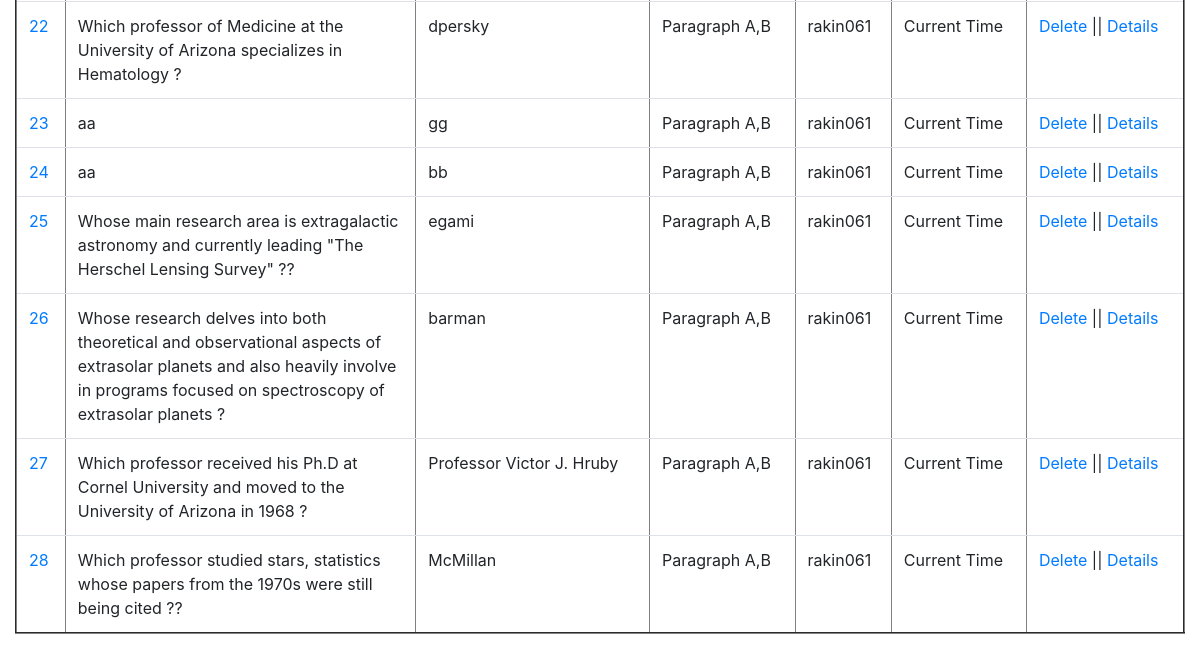
The app's page /elements/ (signed in, lower part), older data.
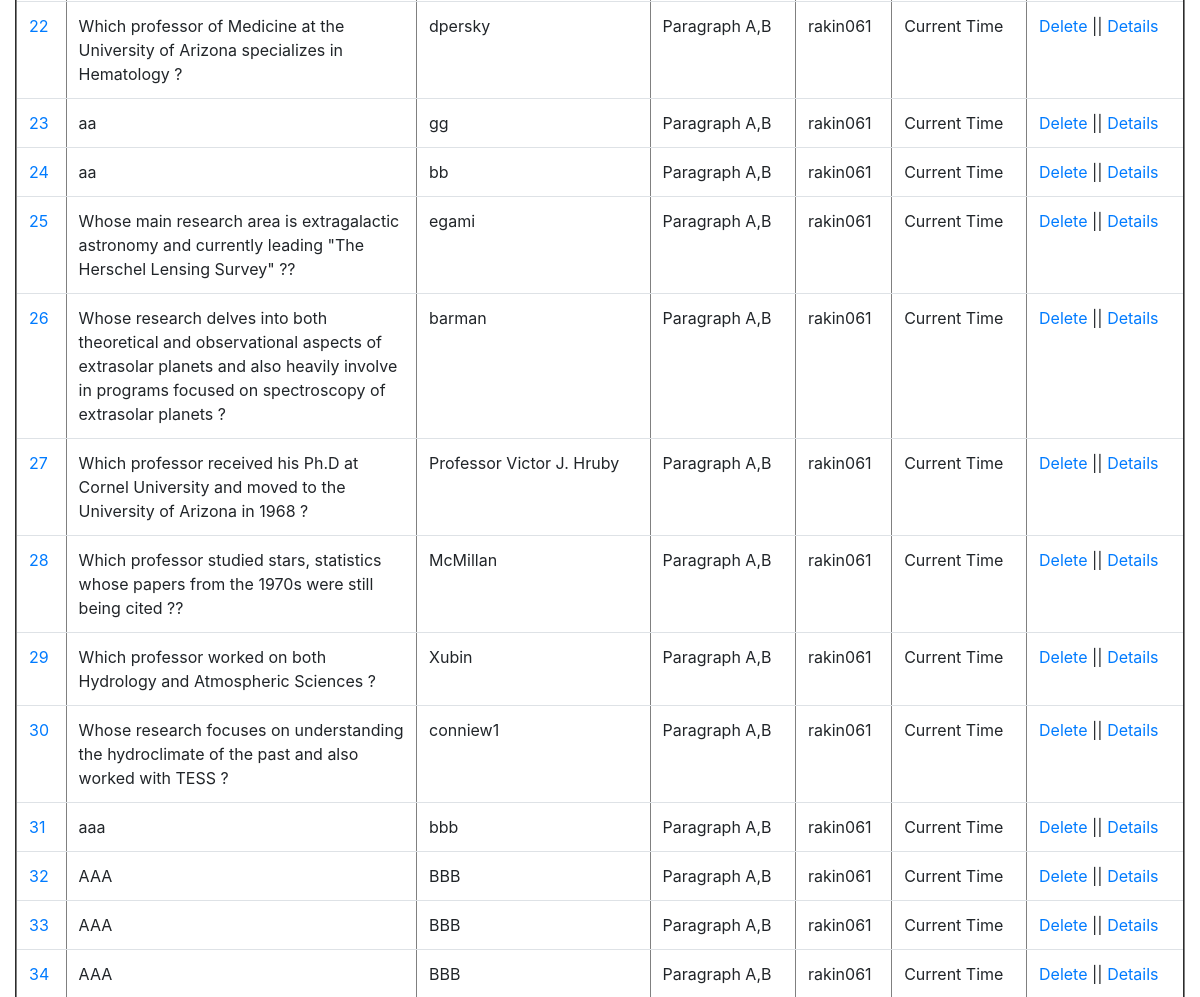
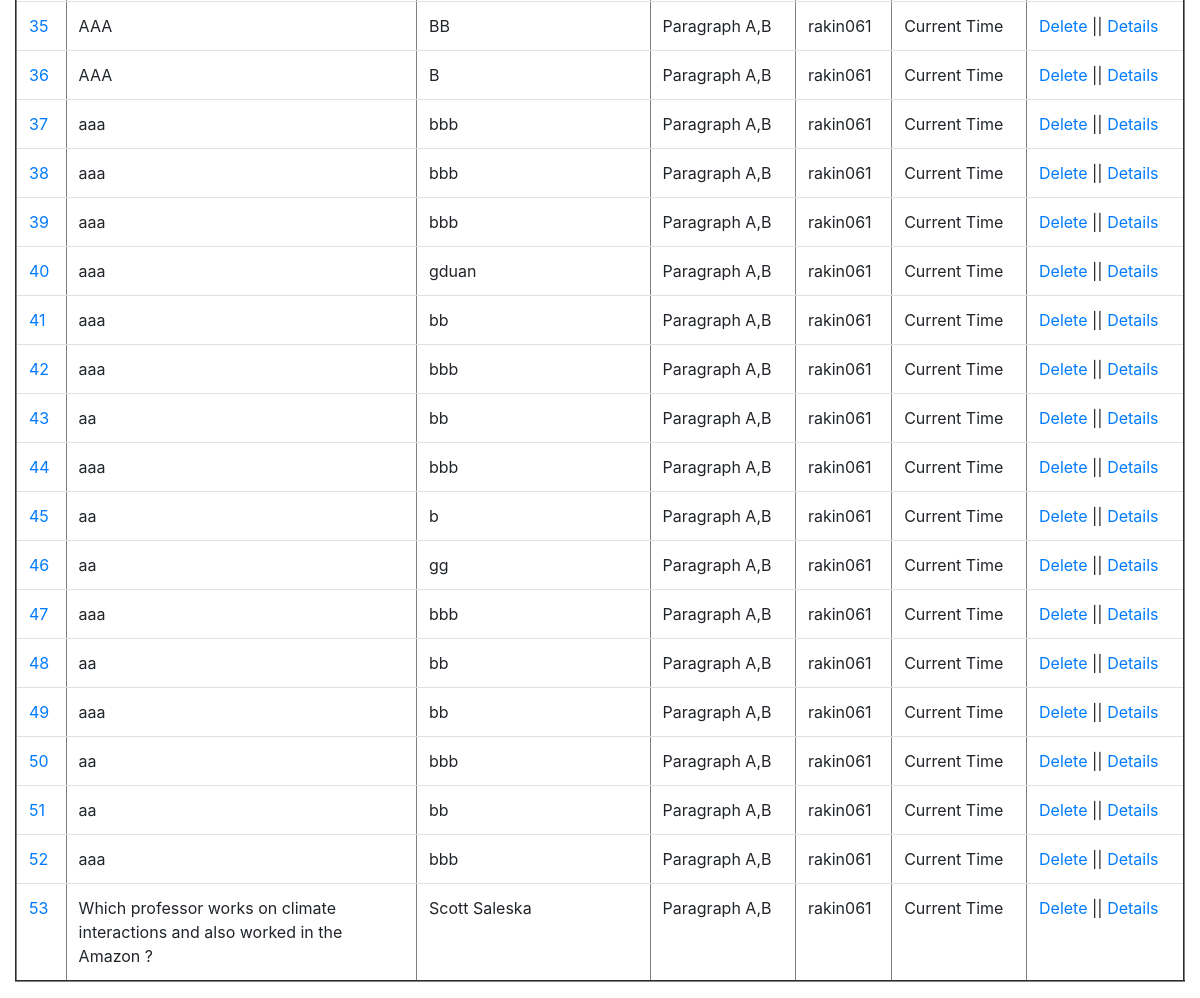
The same page, newer data (2 pictures, top to bottom).
### qa_interface/models.py (models this page shows)
class QA_Interface(models.Model):
	source_id=models.CharField(max_length=30,blank=False,null=False) # max_length = required
	title_A=models.CharField(blank=False, null=False,max_length=35)
	par_A=models.TextField(blank=False, null=False)
	title_B=models.CharField(blank=False, null=False,max_length=35)
	par_B=models.TextField(blank=False, null=False)
	question=models.TextField(blank=False, null=False, max_length=1000,help_text=' &nbsp; <button type="button" class="btn btn-danger btn-sm align-top" data-bs-container="body" '
																					  'data-bs-toggle="popover" data-bs-placement="right" data-bs-html="true"  '
																					  'data-bs-content=" Multi-hop questions require systems to aggregate information between '
																				      'multiple contexts, the ability of a system to reason over multiple sources of '
																				      'data such as paragraphs to output desired answer. Here, the system has to reason with information taken from more than one document '
																				      '(i.e. Parapgaphs) to arrive at the final answer. <br> <br> <b> Example: </b> What is the population of the capital city of Bangladesh ? '
																				      '<br> <b>Answer: </b> 40 Millions !!'
																				 	  '<br> <b>Reasoning:</b> Capital City of Bangladesh ---> Dhaka ---> Population: 40 Millions. '
																				      '<br> <br> Click <a href='' https://hotpotqa.github.io/ '' '
																				      'target=''_blank'' > here </a> to see further details of multihop questions ! "> ? </button>')
	answer=models.TextField(blank=False, null=False, max_length=100)
	question_type_choices= [('Bridge_entity', 'Bridge'),('Comparison', 'Comparison'),('Intersection', 'Intersection'),('Commonsense_reasoning', 'Commonsense')]
	question_type=models.CharField(max_length=22, choices=question_type_choices, default='Bridge_entity',help_text=' &nbsp; <button type="button" class="btn btn-danger btn-sm align-top" data-bs-container="body" '
																					  'data-bs-toggle="popover" data-bs-placement="right" data-bs-html="true"  '
																					  'data-bs-content=" Types of multi hop question you entered. Click <a href='' https://github.com/UA-KMAP/KMAP-QA/blob/main/qa_interface/templates/images/MHQA.png '' '
																				      'target=''_blank''> here </a> to see details of different types of multi hop question. "> ? </button>')
	level_choices=[('Hard','Hard'),('Medium','Medium'),('Easy','Easy')]
	level=models.CharField(max_length=6, choices=level_choices, default='Easy', help_text=' &nbsp; <button type="button" class="btn btn-danger btn-sm align-top" data-bs-container="body" '
																					  'data-bs-toggle="popover" data-bs-placement="right" data-bs-html="true"  '
																					  'data-bs-content="Difficulty level of the multi hop question you entered! "> ? </button>' )
	supporting_facts=models.TextField(blank=False, null=False,max_length=4, help_text=' &nbsp; <button type="button" class="btn btn-danger btn-sm align-top" data-bs-container="body" '
																					  'data-bs-toggle="popover" data-bs-placement="right" data-bs-html="true"  '
																					  'data-bs-content="Supporting facts specify the sentences involved while creating the multi hop question from '
																					  'both of the paragraphs.<br> <b>Example Input: 0,1. </b> It indicates that first sentence from the first paragraph and '
																					  'second sentence from the second paragraph have been used to produce the multi hop question.."> ? </button>')
	def get_absolute_url(self):
		return reverse("qa:qa_entity", kwargs={"id":self.id})

### qa_interface/views.py (the view)
# urls.py: path("elements/", detail_view),
def detail_view(request):
	obj=QA_Interface.objects.all()
	contribution=0
	username=str(request.user)
	directory_name="Dataset/"+username+"/"
	file_or_directory=Path(directory_name)
	if file_or_directory.exists():
		contribution=len([name for name in os.listdir(directory_name) if os.path.isfile(os.path.join(directory_name, name))])
	context={
		"elements": obj,
		"contribution": contribution,
		"username":username
	}
	return render(request,"detail.html",context)

### qa_interface/templates/detail.html (shortened to what this page needs)
{% extends 'base.html' %}
{% block content %}
{% if user.is_authenticated %}
<table border="2" class="table table-hover " >
	{% for element in elements %}
		<tr>
			<td><a href="{{element.get_absolute_url}}">{{element.id}}</a></td>
			<td style="width:30%">{{element.question}}</td>
			<td>{{element.answer}}</td>
			<td>Paragraph A,B</td>
			<td>rakin061</td>
			<td>Current Time</td>
			<td><a href="/delete/{{element.id}}">Delete</a>  || <a href="{{element.get_absolute_url}}">Details</a></td>
		</tr>
	{% endfor %}
</table>
{% else %}
  <p>You are not logged in</p>
  <a href="{% url 'login' %}">Log In</a>
{% endif %}
{% endblock %}

### templates/base.html (shortened to what this page needs)
<!doctype html>
<html lang="en">
  <head>
    <link rel="stylesheet" href="https://cdn.jsdelivr.net/npm/bootstrap@4.0.0/dist/css/bootstrap.min.css">
  </head>
  <body>
    <div class="container-fluid">
      {% block content %}{% endblock %}
      </div>
  </body>
</html>

Row changes from the older to the newer data that the page shows:
added QA_Interface: id "29", question "Which professor worked on both Hydrology and Atmospheric Sciences ?", answer "Xubin"
added QA_Interface: id "30", question "Whose research focuses on understanding the hydroclimate of the past and also worked with TESS ?", answer "conniew1"
added QA_Interface: id "31", question "aaa", answer "bbb"
added QA_Interface: id "32", question "AAA", answer "BBB"
added QA_Interface: id "33", question "AAA", answer "BBB"
added QA_Interface: id "34", question "AAA", answer "BBB"
added QA_Interface: id "35", question "AAA", answer "BB"
added QA_Interface: id "36", question "AAA", answer "B"
added QA_Interface: id "37", question "aaa", answer "bbb"
added QA_Interface: id "38", question "aaa", answer "bbb"
added QA_Interface: id "39", question "aaa", answer "bbb"
added QA_Interface: id "40", question "aaa", answer "gduan"
added QA_Interface: id "41", question "aaa", answer "bb"
added QA_Interface: id "42", question "aaa", answer "bbb"
added QA_Interface: id "43", question "aa", answer "bb"
added QA_Interface: id "44", question "aaa", answer "bbb"
added QA_Interface: id "45", question "aa", answer "b"
added QA_Interface: id "46", question "aa", answer "gg"
added QA_Interface: id "47", question "aaa", answer "bbb"
added QA_Interface: id "48", question "aa", answer "bb"
added QA_Interface: id "49", question "aaa", answer "bb"
added QA_Interface: id "50", question "aa", answer "bbb"
added QA_Interface: id "51", question "aa", answer "bb"
added QA_Interface: id "52", question "aaa", answer "bbb"
added QA_Interface: id "53", question "Which professor works on climate interactions and also worked in the Amazon ?", answer "Scott Saleska"
